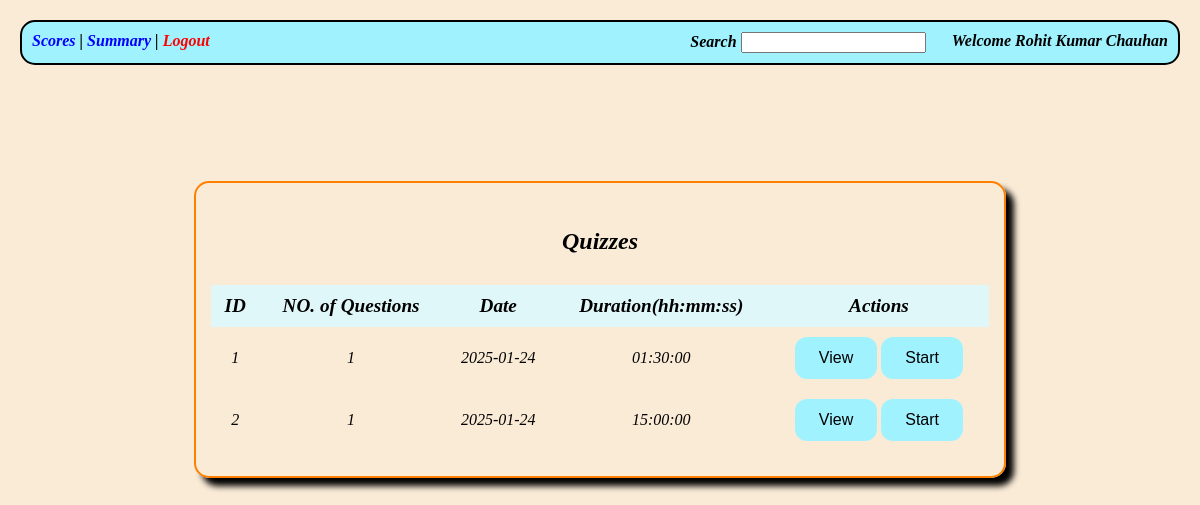
Page /user/dashboard/1 on the earlier database version.
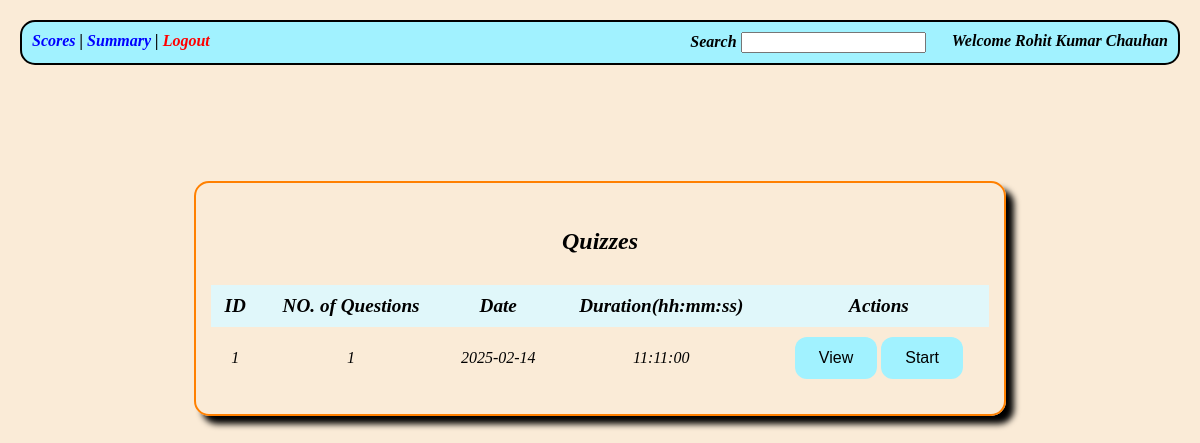
Same page on the later database version.
### models.py (models this page shows)
class user(db.Model):
    __tablename__ = 'user'
    id = db.Column(db.Integer , primary_key = True)
    username = db.Column(db.String , unique =True , nullable = False)
    password = db.Column(db.String , nullable = False)
    uname = db.Column(db.String , nullable = False)
    qualification = db.Column(db.String , nullable = False)
    dob = db.Column(db.Date , nullable=False)
    scores = db.relationship("scores" , backref = "user")

class quiz(db.Model):
    __tablename__ = "quiz"
    id = db.Column(db.Integer , primary_key = True)
    name = db.Column(db.String , unique = True)
    chapter_id = db.Column( db.ForeignKey("chapter.id" , ondelete = "CASCADE" ) , nullable = False)
    doq = db.Column(db.Date , nullable = False)
    time = db.Column(db.Time , nullable = False) #(hh:mm)
    remarks = db.Column(db.String , nullable = True)
    questions = db.relationship('questions' , backref = 'quiz' , cascade="all, delete-orphan")
    score = db.relationship('scores' , backref = "quiz" , cascade="all, delete-orphan")

### app.py (the view)
@app.route("/user/dashboard/<int:user_id>" , methods = ["GET"])
def userdash(user_id):
    current_user = user.query.get(user_id)                        #current user
    quizzes = quiz.query.all()                                    #all quizzes
    quests = questions.query.all()                                #all questions
    return render_template("userdash.html" , name = current_user.uname , quizzes = quizzes , quests = quests , user_id = current_user.id)

### templates/userdash.html (shortened to what this page needs)
<!DOCTYPE html>
<html lang="en">
  <head>
    <link rel="stylesheet" href="/static/adminstyle.css" />
  </head>
  <body>
    <div class="header">
      <div>
        <a href="/scores/{{user_id}}">Scores </a>
        |
        <a href="/user/summary/{{user_id}}">Summary</a>
        |
        <a href="/" class="logout"> Logout</a>
      </div>
      <form
        method="post"
        action="/user/search/{{user_id}}"
        style="padding-left: 40%"
      >
        <label>Search</label>
        <input name="search" />
      </form>
      <div>Welcome {{name}}</div>
    </div>
    <div style="align-content: center; padding-top: 10%">
      <div class="subject-card" style="margin: auto; width: 70%">
        <table>
          <tr>
            <td colspan="5">
              <h2>Quizzes</h2>
            </td>
          </tr>
          <tr>
            <th>ID</th>
            <th>NO. of Questions</th>
            <th>Date</th>
            <th>Duration(hh:mm:ss)</th>
            <th>Actions</th>
          </tr>
          {%for quiz in quizzes%}
          <tr>
            <td>{{quiz.id}}</td>
            <td>
              {% set question_count = [] %}  {{question_count|length}}
            </td>
            <td>{{quiz.doq}}</td>
            <td>{{quiz.time}}</td>
            <td>
              <a href="/quiz/view/{{quiz.id}}/{{user_id}}"
                ><button class="buttoncurve">View</button></a
              >
              <a href="/startquiz/{{user_id}}/{{quiz.id}}"
                ><button class="buttoncurve">Start</button></a
              >
            </td>
          </tr>
          {%endfor%}
        </table>
      </div>
    </div>
  </body>
</html>

### static/adminstyle.css (style rules this page uses)
body { font-style: italic; margin: 20px; background-color: antiquewhite; }
.header { border: 2px solid black; font-weight: bold; padding: 10px; display: flex; justify-content: space-between; border-radius: 15px; background-color: #a1f2ff; }
.header a { text-decoration: none; color: blue; font-weight: bold; }
.header a.logout { color: red; }
.subject-card { box-shadow: 8px 8px 6px; border: 2px solid rgb(255, 128, 0); border-radius: 15px; padding: 15px; width: 45%; background-color: #f9f9f900; box-sizing: border-box; }
.subject-card table { width: 100%; border-collapse: separate; border-spacing: 0; margin-bottom: 10px; }
.subject-card th, .subject-card td { border: 0px solid rgb(251, 0, 255); padding: 10px; text-align: center; }
.subject-card th { background-color: #e0f7fa; text-align: center; font-size: 1.2em; }
.buttoncurve { border-radius: 12px; padding: 12px 24px; background: #a1f2ff; color: rgb(0, 0, 0); border: none; cursor: pointer; font-size: 16px; }

Differences in the rows shown:
removed quiz: id "2", question_count "1", doq "2025-01-24", time "15:00:00"
changed quiz id 1: doq "2025-01-24" → "2025-02-14"; time "01:30:00" → "11:11:00"
